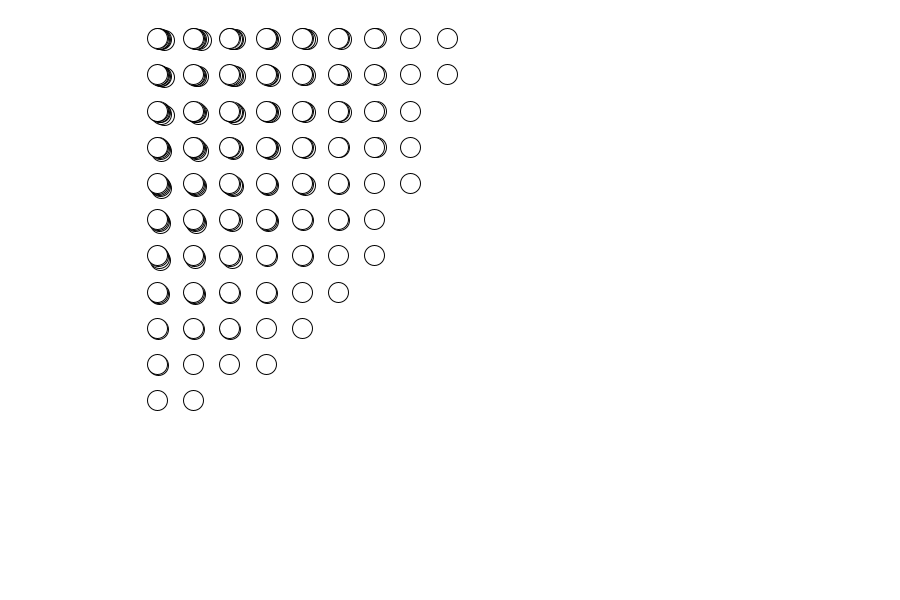
Frame 1 (no input)
Frame 60 (the mouse pressed at the canvas centre just before this capture): identical to frame 1, image omitted
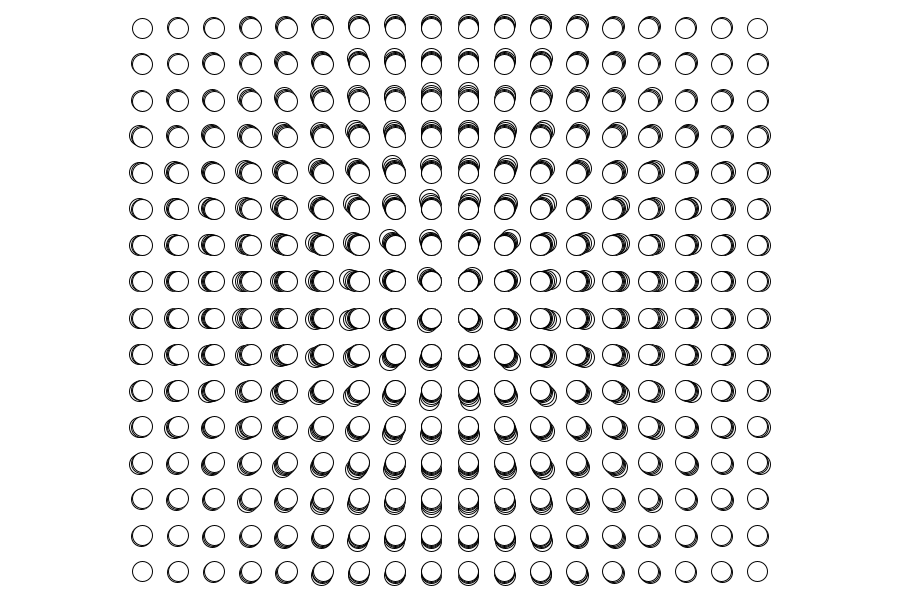
Frame 120 (the mouse held since frame 60 and released just before this capture)

The Processing sketch that drew these frames (run headless with seeded random() and noise(); from frame 60 on, the mouse is pressed at the canvas centre):

// Processing sketch: processing_105902
// ── processing_105902.pde

void setup() {
  size(900, 600);
}

int numberX=18;
int numberY=16;
float r=10;
float gap=15;
float posX;
float posY;
float rad =10;


void draw() {
  background(255);



  for (int i=0;i<numberX;i++) {
    for (int n=0;n<numberY;n++) {
      posX=width/2-(numberX*r)-gap*(numberX-1)/2+r+i*(gap+2*r);
      posY=height/2-(numberY*r)-gap*(numberY-1)/2+r+n*(gap+2*r);
      fill(255);
      if (dist(posX, posY, mouseX, mouseY)<=r) {
        fill(0);
      }

      for (int m=0;m<rad;m++) {
        if (dist(posX, posY, mouseX, mouseY)<=2*m*(gap/2+r)*sqrt(2) ) {

          ellipse(posX+(gap/((gap+2*r)*sqrt(2))*(posX-mouseX))/m, posY-(gap/((gap+2*r)*sqrt(2))*(mouseY-posY))/m, 2*r, 2*r);
        }

        // else {


        //   ellipse(posX, posY, 2*r, 2*r);
        //  }
      }
    }
  }
}
